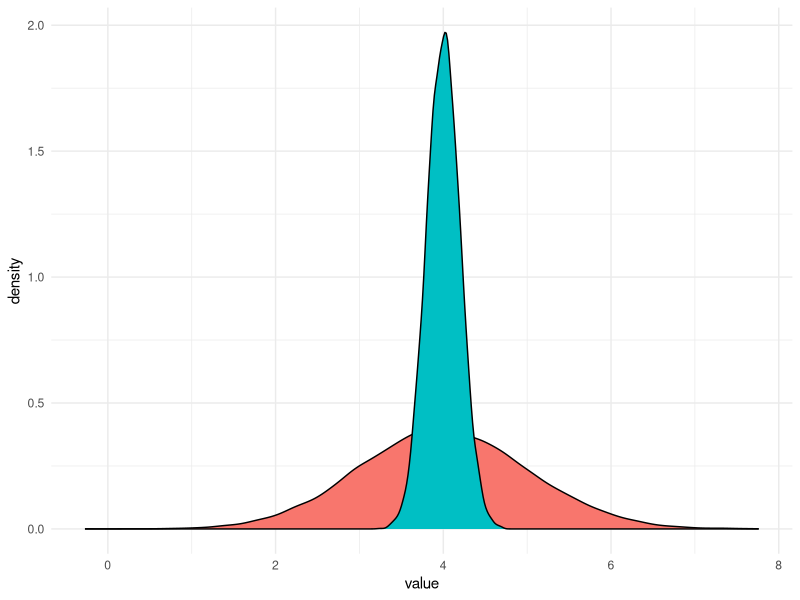
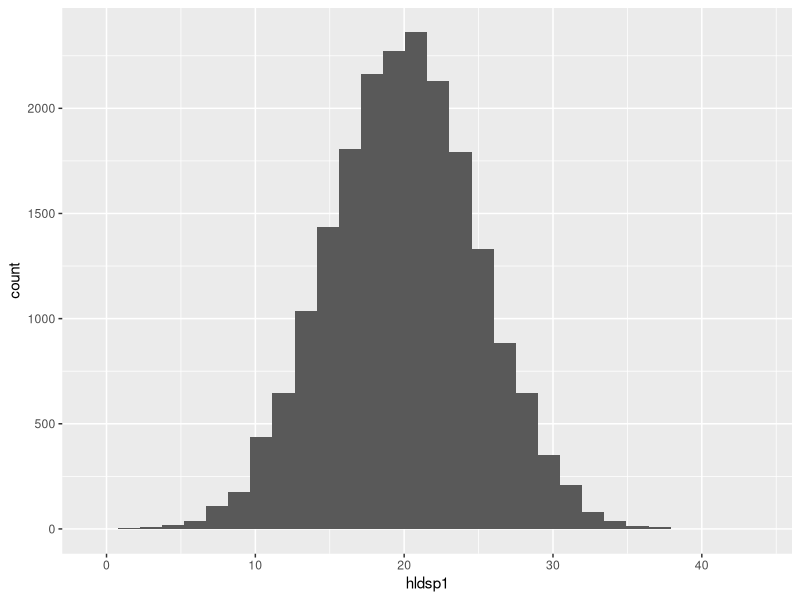
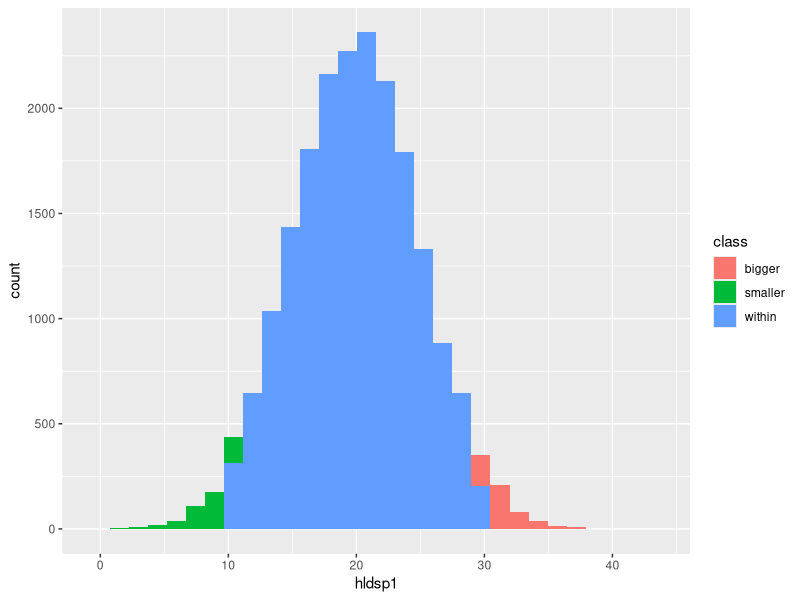

Write the R code that produced these figures, in order.
## ---- chunk 1
library(tidyverse)

dat <- tibble(score_1 = rnorm(20000) + 4, 
       score_2 = rnorm(20000)/5 + 4) |>
      pivot_longer(everything())

dat |>
  group_by(name) |>
  summarise(mean = mean(value), 
            n = n())

dat |>
  ggplot() +
  geom_density(aes(x = value, fill = name)) +
  theme_minimal() +
  theme(legend.position = "none")

## ---- chunk 2
dat |>
  group_by(name) |>
  summarise(mean = mean(value), 
            n = n(),
            sd = round(sd(value), 2))
## ---- chunk 3
hldsp1 <- tibble(hldsp1 = rnorm(20000, 20, 5))

hldsp1 |>
  ggplot() +
  geom_histogram(aes(x = hldsp1))

hldsp1_mean <- mean(hldsp1$hldsp1)
hldsp1_sd <- sd(hldsp1$hldsp1)
## ---- chunk 4
hldsp1_class <- hldsp1 |>
  mutate(class = case_when(hldsp1 > 1.96*hldsp1_sd + hldsp1_mean ~ "bigger",
                           hldsp1 <= hldsp1_mean - (1.96*hldsp1_sd) ~ "smaller",
                           TRUE ~ "within")) 

hldsp1_class |>
  ggplot() +
  geom_histogram(aes(x = hldsp1, fill = class))

hldsp1_class |>
  group_by(class) |>
  summarise(n = n()) |>
  mutate(sumn=sum(n)) |>
  rowwise() |>
  mutate(percent = 100 * n/sumn) |>
  select(-sumn)


  
